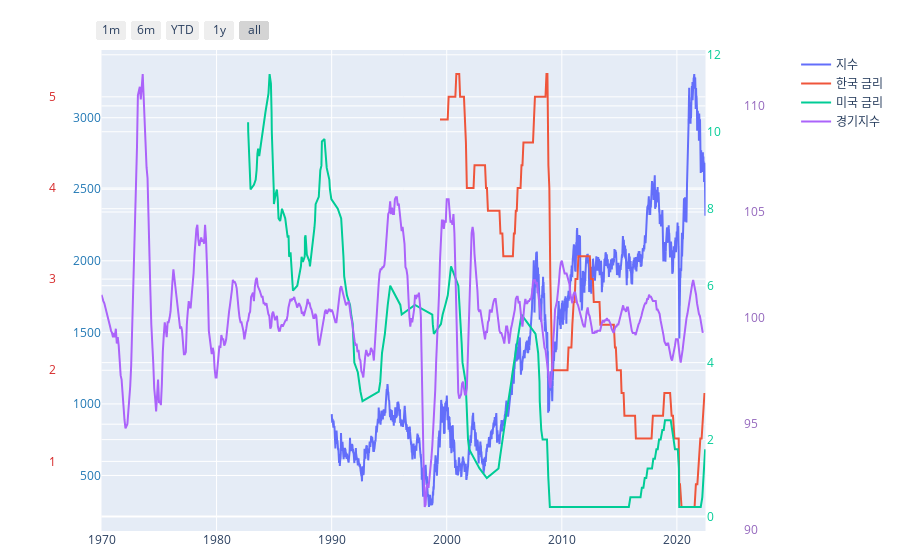

Notebook source saved alongside this figure:
### Code cell
import plotly.graph_objects as go


fig = go.Figure()

# Add traces
fig.add_trace(
    go.Scatter(x=df_kospi['Date'], y=df_kospi['Close'], name="지수")
)

fig.add_trace(
    go.Scatter(x=df_ko_rate['발표일'], y=df_ko_rate["발표"], name="한국 금리", yaxis="y2")
)

fig.add_trace(
    go.Scatter(x=df_us_rate['발표일'], y=df_us_rate["발표"], name="미국 금리", yaxis="y3")
)

fig.add_trace(
    go.Scatter(x=df_index['일자'], y=df_index["선행지수"], name="경기지수", yaxis="y4")
)

fig.update_layout(
    margin=dict(l=20, r=20, t=50, b=20),
)

# Create axis objects
fig.update_layout(
    xaxis=dict(
        domain=[0.1, 0.9]
    ),
    yaxis=dict(
        # title="yaxis title",
        titlefont=dict(
            color="#1f77b4"
        ),
        tickfont=dict(
            color="#1f77b4"
        )
    ),
    yaxis2=dict(
        # title="yaxis2 title",
        titlefont=dict(
            color="#d62728"
        ),
        tickfont=dict(
            color="#d62728"
        ),
        anchor="free",
        overlaying="y",
        side="left",
        position=0.04
    ),
    yaxis3=dict(
        # title="yaxis3 title",
        titlefont=dict(
            color="#00cc96"
        ),
        tickfont=dict(
            color="#00cc96"
        ),
        anchor="x",
        overlaying="y",
        side="right"
    ),
    yaxis4=dict(
        # title="yaxis4 title",
        titlefont=dict(
            color="#9467bd"
        ),
        tickfont=dict(
            color="#9467bd"
        ),
        anchor="free",
        overlaying="y",
        side="right",
        position=0.95
    )
)

fig.update_xaxes(
    rangeslider_visible=False,
    rangeselector=dict(
        buttons=list([
            dict(count=1, label="1m", step="month", stepmode="backward"),
            dict(count=6, label="6m", step="month", stepmode="backward"),
            dict(count=1, label="YTD", step="year", stepmode="todate"),
            dict(count=1, label="1y", step="year", stepmode="backward"),
            dict(step="all")
        ])
    )
)

fig.show()

### Figure 1 — Plotly figure (JSON) as saved in the notebook; plotly's stock layout.template omitted (floating-point values rounded to 4 significant figures; data arrays with more than 128 entries replaced by an {"elided": "..."} marker saying what was removed)
{"data": [{"name": "지수", "type": "scatter", "x": {"elided": "8438 str values"}, "y": {"elided": "8438 float values"}}, {"name": "한국 금리", "type": "scatter", "x": {"elided": "256 str values"}, "y": {"elided": "256 float values"}, "yaxis": "y2"}, {"name": "미국 금리", "type": "scatter", "x": {"elided": "266 str values"}, "y": {"elided": "266 float values"}, "yaxis": "y3"}, {"name": "경기지수", "type": "scatter", "x": {"elided": "628 str values"}, "y": {"elided": "628 float values"}, "yaxis": "y4"}], "layout": {"margin": {"b": 20, "l": 20, "r": 20, "t": 50}, "xaxis": {"domain": [0.1, 0.9], "rangeselector": {"buttons": [{"count": 1, "label": "1m", "step": "month", "stepmode": "backward"}, {"count": 6, "label": "6m", "step": "month", "stepmode": "backward"}, {"count": 1, "label": "YTD", "step": "year", "stepmode": "todate"}, {"count": 1, "label": "1y", "step": "year", "stepmode": "backward"}, {"step": "all"}]}, "rangeslider": {"visible": false}}, "yaxis": {"tickfont": {"color": "#1f77b4"}, "title": {"font": {"color": "#1f77b4"}}}, "yaxis2": {"anchor": "free", "overlaying": "y", "position": 0.04, "side": "left", "tickfont": {"color": "#d62728"}, "title": {"font": {"color": "#d62728"}}}, "yaxis3": {"anchor": "x", "overlaying": "y", "side": "right", "tickfont": {"color": "#00cc96"}, "title": {"font": {"color": "#00cc96"}}}, "yaxis4": {"anchor": "free", "overlaying": "y", "position": 0.95, "side": "right", "tickfont": {"color": "#9467bd"}, "title": {"font": {"color": "#9467bd"}}}}}
